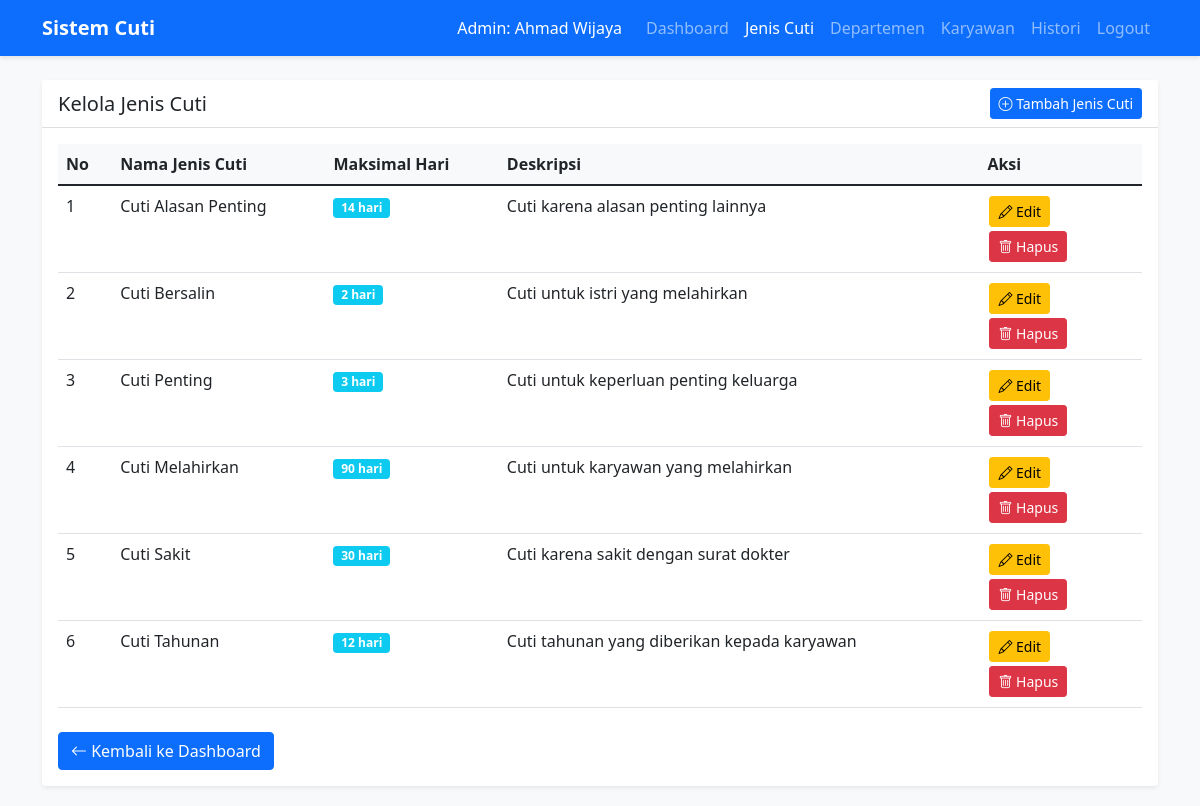
Page /admin/jenis_cuti/jenis_cuti.php (signed in) on the committed database.
### tables this page shows
CREATE TABLE jenis_cuti (
    id_jenis INT PRIMARY KEY AUTO_INCREMENT,
    nama_jenis VARCHAR(100) NOT NULL,
    deskripsi_cuti TEXT,
    maks_hari INT NOT NULL DEFAULT 0
);

### admin/jenis_cuti/jenis_cuti.php (the view, shortened to what this page needs)
<?php
include '../../config.php';
$sql = "SELECT * FROM jenis_cuti ORDER BY id_jenis DESC";
$stmt = $pdo->query($sql);
$jenis_cuti = $stmt->fetchAll(PDO::FETCH_ASSOC);
?>
<!DOCTYPE html>
<html lang="id">
<head>
    <link href="https://cdn.jsdelivr.net/npm/bootstrap@5.1.3/dist/css/bootstrap.min.css" rel="stylesheet">
    <link rel="stylesheet" href="https://cdn.jsdelivr.net/npm/bootstrap-icons@1.8.1/font/bootstrap-icons.css">
</head>
<body>
    <nav class="navbar navbar-expand-lg navbar-dark bg-primary">
        <div class="container">
            <a class="navbar-brand fw-bold" href="../dashboard.php">Sistem Cuti</a>
            <div class="navbar-nav ms-auto">
                <span class="navbar-text me-3 text-white">
                    Admin: <?php echo htmlspecialchars($_SESSION['nama_lengkap'] ?? 'Admin'); ?>
                </span>
                <a class="nav-link" href="../dashboard.php">Dashboard</a>
                <a class="nav-link active" href="jenis_cuti.php">Jenis Cuti</a>
                <a class="nav-link" href="../departemen/departemen.php">Departemen</a>
                <a class="nav-link" href="../karyawan/karyawan.php">Karyawan</a>
                <a class="nav-link" href="../histori.php">Histori</a>
                <a class="nav-link" href="../logout.php">Logout</a>
            </div>
        </div>
    </nav>
    <div class="container mt-4">
        <div class="card">
            <div class="card-header d-flex justify-content-between align-items-center">
                <h5 class="mb-0">Kelola Jenis Cuti</h5>
                <a href="tambah_jenis.php" class="btn btn-primary btn-sm">
                    <i class="bi bi-plus-circle"></i> Tambah Jenis Cuti
                </a>
            </div>
            <div class="card-body">
                <?php if (count($jenis_cuti) > 0): ?>
                    <div class="table-responsive">
                        <table class="table table-hover">
                            <thead>
                                <tr>
                                    <th width="5%">No</th>
                                    <th>Nama Jenis Cuti</th>
                                    <th>Maksimal Hari</th>
                                    <th>Deskripsi</th>
                                    <th width="15%">Aksi</th>
                                </tr>
                            </thead>
                            <tbody>
                                <?php $no = 1; foreach ($jenis_cuti as $jenis): ?>
                                    <tr>
                                        <td><?php echo $no++; ?></td>
                                        <td><?php echo htmlspecialchars($jenis['nama_jenis']); ?></td>
                                        <td>
                                            <span class="badge bg-info">
                                                <?php echo $jenis['maks_hari']; ?> hari
                                            </span>
                                        </td>
                                        <td><?php echo htmlspecialchars($jenis['deskripsi_cuti'] ?? '-'); ?></td>
                                        <td>
                                            <a href="edit_jenis.php?id=<?php echo $jenis['id_jenis']; ?>"
                                               class="btn btn-warning btn-sm btn-action">
                                                <i class="bi bi-pencil"></i> Edit
                                            </a>
                                            <a href="hapus_jenis.php?id=<?php echo $jenis['id_jenis']; ?>"
                                               class="btn btn-danger btn-sm btn-action"
                                               onclick="return confirm('Hapus jenis cuti <?php echo addslashes($jenis['nama_jenis']); ?>?')">
                                                <i class="bi bi-trash"></i> Hapus
                                            </a>
                                        </td>
                                    </tr>
                                <?php endforeach; ?>
                            </tbody>
                        </table>
                    </div>
                    <a href="../dashboard.php" class="btn btn-primary mt-2">
                        <i class="bi bi-arrow-left"></i> Kembali ke Dashboard
                    </a>
                <?php endif; ?>
            </div>
        </div>
    </div>
</body>
</html>

### admin/jenis_cuti/jenis_cuti.php (style rules this page uses)
body { background-color: #f8f9fa; }
.navbar { box-shadow: 0 2px 4px rgba(0,0,0,.1); }
.card { box-shadow: 0 0.125rem 0.25rem rgba(0,0,0,0.075); border: none; margin-bottom: 20px; }
.card-header { background-color: #fff; border-bottom: 1px solid rgba(0,0,0,0.125); font-weight: 600; }
.table th { font-weight: 600; background-color: #f8f9fa; }
.btn-action { margin: 2px; }

### rows in the picture
jenis_cuti: nama_jenis "Cuti Alasan Penting", maks_hari "14", deskripsi_cuti "Cuti karena alasan penting lainnya"
jenis_cuti: nama_jenis "Cuti Bersalin", maks_hari "2", deskripsi_cuti "Cuti untuk istri yang melahirkan"
jenis_cuti: nama_jenis "Cuti Penting", maks_hari "3", deskripsi_cuti "Cuti untuk keperluan penting keluarga"
jenis_cuti: nama_jenis "Cuti Melahirkan", maks_hari "90", deskripsi_cuti "Cuti untuk karyawan yang melahirkan"
jenis_cuti: nama_jenis "Cuti Sakit", maks_hari "30", deskripsi_cuti "Cuti karena sakit dengan surat dokter"
jenis_cuti: nama_jenis "Cuti Tahunan", maks_hari "12", deskripsi_cuti "Cuti tahunan yang diberikan kepada karyawan"

### other values in the picture
$_SESSION['nama_lengkap'] "Ahmad Wijaya"
